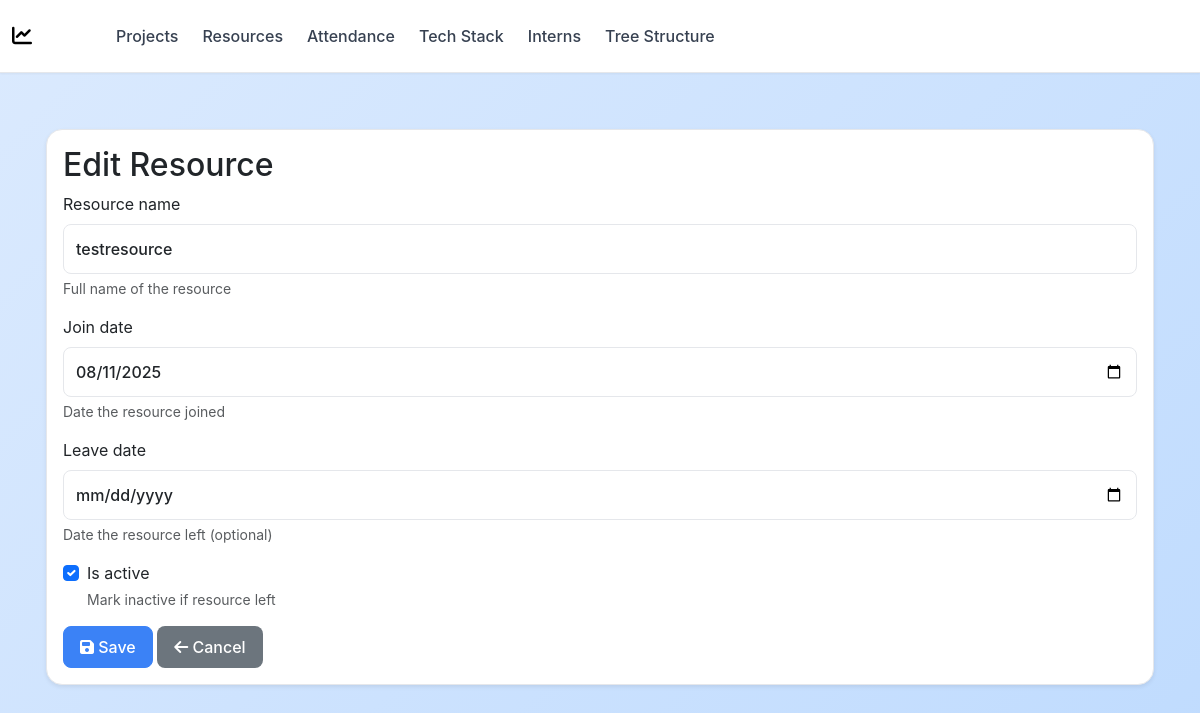
Screenshot of /resources/update/1/ with the database file from the repository.
### resources/models.py (models this page shows, shortened)
class Resource(models.Model):
    resource_name = models.CharField(
        max_length=100,
        unique=True,
        help_text="Full name of the resource"
    )
    join_date = models.DateField(help_text="Date the resource joined")
    leave_date = models.DateField(
        null=True,
        blank=True,
        help_text="Date the resource left (optional)"
    )
    is_active = models.BooleanField(default=True, help_text="Mark inactive if resource left")
    class Meta:
        db_table = 'resources'
        ordering = ['resource_name']
        verbose_name = 'Resource'
        verbose_name_plural = 'Resources'

### resources/views.py (the view)
# urls.py: path("update/<int:pk>/", views.resource_update, name="resource_update"),
def resource_update(request, pk):
    resource = get_object_or_404(Resource, pk=pk)
    if request.method == 'POST':
        form = ResourceGlobalForm(request.POST, instance=resource)
        if form.is_valid():
            form.save()
            messages.success(request, 'Resource updated successfully.')
            return redirect('resources:resource_list')
    else:
        form = ResourceGlobalForm(instance=resource)
    return render(request, 'resources/resource_form.html', {'form': form, 'title': 'Edit Resource'})

### resources/forms.py
class ResourceGlobalForm(forms.ModelForm):
    class Meta:
        model = Resource
        fields = ['resource_name', 'join_date', 'leave_date', 'is_active']
        widgets = {
            'resource_name': forms.TextInput(attrs={'class': 'form-control'}),
            'join_date': forms.DateInput(attrs={'class': 'form-control', 'type': 'date'}),
            'leave_date': forms.DateInput(attrs={'class': 'form-control', 'type': 'date'}),
            'is_active': forms.CheckboxInput(attrs={'class': 'form-check-input'}),
        }

### resources/templates/resources/resource_form.html
{% extends "base.html" %}
{% block content %}
    {% include "resources/resource_form_partial.html" %}
{% endblock %}

### resources/templates/resources/resource_form_partial.html (shortened to what this page needs)
<div class="container mt-4">
    <div class="card shadow-sm">
        <div class="card-body">
            <h2 class="card-title">{{ title }}</h2>
            <form method="post" novalidate>
                {% for field in form %}
                    {% if field.name == "is_active" %}
                    <div class="form-check mb-3">
                        {{ field }}
                        <label class="form-check-label" for="{{ field.id_for_label }}">
                            {{ field.label }}
                        </label>
                        {% if field.help_text %}
                            <div class="form-text text-muted mt-1">{{ field.help_text }}</div>
                        {% endif %}
                    </div>
                    {% else %}
                    <div class="mb-3">
                        <label for="{{ field.id_for_label }}" class="form-label">{{ field.label }}</label>
                        {{ field }}
                        {% if field.help_text %}
                            <div class="form-text text-muted mt-1">{{ field.help_text }}</div>
                        {% endif %}
                    </div>
                    {% endif %}
                {% endfor %}
                <div class="mt-3">
                    <button type="submit" class="btn btn-primary">
                        <i class="fas fa-save"></i> Save
                    </button>
                    <a href="{% url 'resources:resource_list' %}" class="btn btn-secondary">
                        <i class="fas fa-arrow-left"></i> Cancel
                    </a>
                </div>
            </form>
        </div>
    </div>
</div>

### templates/base.html (style rules this page uses)
:root { --primary-color: #3b82f6; --primary-dark: #2563eb; --secondary-color: #f8fafc; --success-color: #3b82f6; --warning-color: #3b82f6; --danger-color: #ef4444; --info-color: #3b82f6; --text-primary: #000000; --text-secondary: #374151; --border-color: #e5e7eb; --light-blue: #dbeafe; --light-blue-hover: #bfdbfe; --shadow-sm: 0 1px 2px 0 rgb(0 0 0 / 0.05); --shadow-md: 0 4px 6px -1px rgb(0 0 0 / 0.1), 0 2px 4px -2px rgb(0 0 0 / 0.1); --shadow-lg: 0 10px 15px -3px rgb(0 0 0 / 0.1), 0 4px 6px -4px rgb(0 0 0 / 0.1); }
* { margin: 0; padding: 0; box-sizing: border-box; }
body { background: linear-gradient(135deg, #dbeafe 0%, #bfdbfe 100%); font-family: "Inter", -apple-system, BlinkMacSystemFont, "Segoe UI", Roboto, sans-serif; min-height: 100vh; color: var(--text-primary); }
.container { padding: 2rem 1rem; min-height: calc(100vh - 80px); }
.card { background: white; border-radius: 16px; border: 1px solid var(--border-color); box-shadow: var(--shadow-lg); transition: all 0.3s ease; overflow: hidden; }
.btn { border-radius: 8px; font-weight: 500; padding: 0.5rem 1rem; transition: all 0.3s ease; border: 1px solid transparent; }
.btn-primary { background: var(--primary-color); border-color: var(--primary-color); color: white; }
.form-control { border: 1px solid var(--border-color); border-radius: 8px; padding: 0.75rem; font-weight: 500; transition: all 0.3s ease; }
.card, .btn, .nav-link { transition: all 0.3s cubic-bezier(0.4, 0, 0.2, 1); }

### rows the page displays
Resource: form "testresource" "08/11/2025", form "☑"

### other values shown
{{ title }} "Edit Resource"
{{ field.label }} "Resource name" "Join date" "Leave date"
{{ field.help_text }} "Full name of the resource" "Date the resource joined" "Date the resource left (optional)"
{{ field.label }} "Is active"
{{ field.help_text }} "Mark inactive if resource left"
